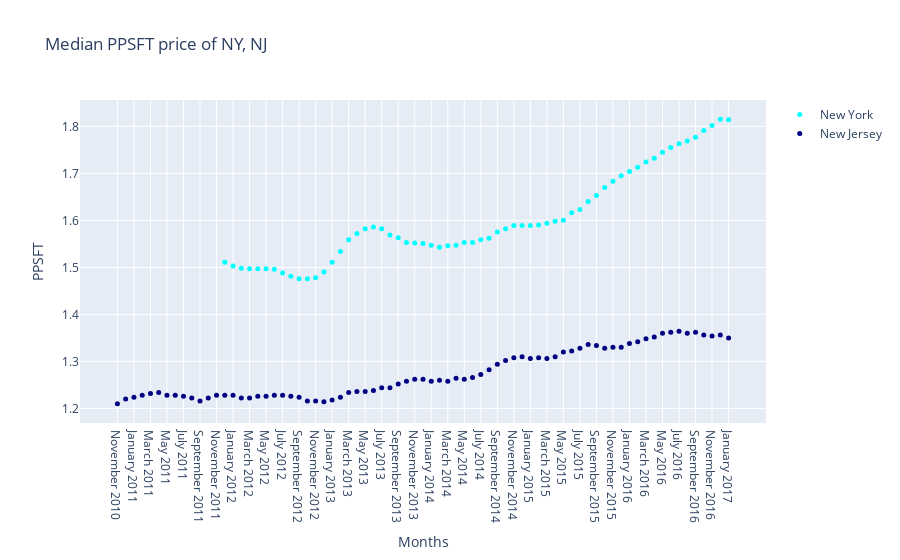
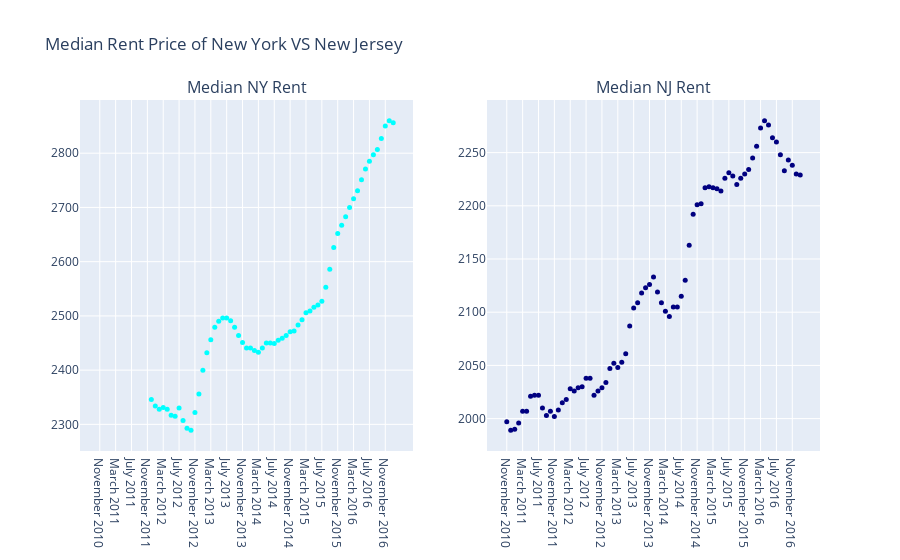

Here is the notebook cell these charts were saved with, in order:
### Code cell
stat1 = list(set([x for x in ny["State"]]))
#np.median(ny[ny["State"]==stat[0]][months], axis = 0)

# For Scatter Plot
trace1 = go.Scatter(x=months,
                    y=np.nanmedian(ny[ny["State"] == stat1[2]]
                                   [months], axis=0),
                    mode='markers', marker=dict(size=5, color=('aqua')),
                    name="New York")
trace2 = go.Scatter(x=months,
                    y=np.nanmedian(ny[ny["State"] == stat1[0]]
                                   [months], axis=0),
                    mode='markers', marker=dict(size=5, color=('navy')),
                    name="New Jersey")

layout = go.Layout(title="Median PPSFT price of NY, NJ",
                   xaxis=dict(title="Months"), yaxis=dict(title="PPSFT"))

data = [trace1, trace2]
fig = go.Figure(data=data, layout=layout)
py.iplot(fig)


trace1 = go.Scatter(x=months,
                    y=np.nanmedian(
                        ny_r[ny_r["State"] == stat1[2]][months], axis=0),
                    mode='markers', marker=dict(size=5, color=('aqua')),
                    name="New York")
trace2 = go.Scatter(x=months,
                    y=np.nanmedian(
                        ny_r[ny_r["State"] == stat1[0]][months], axis=0),
                    mode='markers', marker=dict(size=5, color=('navy')),
                    name="New Jersey")


fig = tools.make_subplots(rows=1, cols=2, subplot_titles=(
    'Median NY Rent', 'Median NJ Rent'))
fig.append_trace(trace1, 1, 1)
fig.append_trace(trace2, 1, 2)

fig['layout'].update(
    showlegend=False, title='Median Rent Price of New York VS New Jersey')
py.iplot(fig)


# Box Plot block of code:
ny_gr = ny.groupby("State")[months].median()
print(ny_gr)
trace0 = go.Box(y=ny_gr.loc["NJ"], name="New Jersey", fillcolor='navy')
trace1 = go.Box(y=ny_gr.loc["NY"], name="New York", fillcolor='lime')
trace2 = go.Box(y=ny_gr.loc["PA"], name="Pensylvania", fillcolor='aqua')

layout = go.Layout(title=" Boxplot of NY, NJ, PA")
data = [trace0, trace1, trace2]
fig = go.Figure(data=data, layout=layout)
py.iplot(fig)

### Figure 1 — Plotly figure (JSON) as saved in the notebook; plotly's stock layout.template omitted (floating-point values rounded to 4 significant figures)
{"data": [{"marker": {"color": "aqua", "size": 5}, "mode": "markers", "name": "New York", "type": "scatter", "x": ["November 2010", "December 2010", "January 2011", "February 2011", "March 2011", "April 2011", "May 2011", "June 2011", "July 2011", "August 2011", "September 2011", "October 2011", "November 2011", "December 2011", "January 2012", "February 2012", "March 2012", "April 2012", "May 2012", "June 2012", "July 2012", "August 2012", "September 2012", "October 2012", "November 2012", "December 2012", "January 2013", "February 2013", "March 2013", "April 2013", "May 2013", "June 2013", "July 2013", "August 2013", "September 2013", "October 2013", "November 2013", "December 2013", "January 2014", "February 2014", "March 2014", "April 2014", "May 2014", "June 2014", "July 2014", "August 2014", "September 2014", "October 2014", "November 2014", "December 2014", "January 2015", "February 2015", "March 2015", "April 2015", "May 2015", "June 2015", "July 2015", "August 2015", "September 2015", "October 2015", "November 2015", "December 2015", "January 2016", "February 2016", "March 2016", "April 2016", "May 2016", "June 2016", "July 2016", "August 2016", "September 2016", "October 2016", "November 2016", "December 2016", "January 2017"], "y": [null, null, null, null, null, null, null, null, null, null, null, null, null, 1.511, 1.503, 1.498, 1.497, 1.497, 1.497, 1.496, 1.488, 1.481, 1.476, 1.476, 1.478, 1.49, 1.511, 1.534, 1.559, 1.572, 1.582, 1.586, 1.582, 1.569, 1.563, 1.553, 1.552, 1.551, 1.547, 1.543, 1.546, 1.547, 1.553, 1.553, 1.559, 1.562, 1.575, 1.582, 1.589, 1.589, 1.589, 1.59, 1.594, 1.598, 1.6, 1.616, 1.623, 1.64, 1.653, 1.67, 1.683, 1.695, 1.704, 1.713, 1.724, 1.732, 1.745, 1.755, 1.763, 1.769, 1.777, 1.791, 1.802, 1.815, 1.814]}, {"marker": {"color": "navy", "size": 5}, "mode": "markers", "name": "New Jersey", "type": "scatter", "x": ["November 2010", "December 2010", "January 2011", "February 2011", "March 2011", "April 2011", "May 2011", "June 2011", "July 2011", "August 2011", "September 2011", "October 2011", "November 2011", "December 2011", "January 2012", "February 2012", "March 2012", "April 2012", "May 2012", "June 2012", "July 2012", "August 2012", "September 2012", "October 2012", "November 2012", "December 2012", "January 2013", "February 2013", "March 2013", "April 2013", "May 2013", "June 2013", "July 2013", "August 2013", "September 2013", "October 2013", "November 2013", "December 2013", "January 2014", "February 2014", "March 2014", "April 2014", "May 2014", "June 2014", "July 2014", "August 2014", "September 2014", "October 2014", "November 2014", "December 2014", "January 2015", "February 2015", "March 2015", "April 2015", "May 2015", "June 2015", "July 2015", "August 2015", "September 2015", "October 2015", "November 2015", "December 2015", "January 2016", "February 2016", "March 2016", "April 2016", "May 2016", "June 2016", "July 2016", "August 2016", "September 2016", "October 2016", "November 2016", "December 2016", "January 2017"], "y": [1.21, 1.22, 1.224, 1.228, 1.232, 1.234, 1.228, 1.228, 1.226, 1.222, 1.216, 1.222, 1.228, 1.228, 1.228, 1.222, 1.222, 1.226, 1.226, 1.228, 1.228, 1.226, 1.224, 1.216, 1.216, 1.214, 1.218, 1.224, 1.234, 1.236, 1.236, 1.238, 1.244, 1.244, 1.252, 1.258, 1.262, 1.262, 1.258, 1.26, 1.258, 1.264, 1.262, 1.266, 1.272, 1.282, 1.294, 1.302, 1.308, 1.31, 1.306, 1.308, 1.306, 1.31, 1.32, 1.322, 1.328, 1.336, 1.334, 1.328, 1.33, 1.33, 1.338, 1.342, 1.348, 1.352, 1.36, 1.362, 1.364, 1.36, 1.362, 1.356, 1.354, 1.356, 1.35]}], "layout": {"title": {"text": "Median PPSFT price of NY, NJ"}, "xaxis": {"title": {"text": "Months"}}, "yaxis": {"title": {"text": "PPSFT"}}}}

### Figure 2 — Plotly figure (JSON) as saved in the notebook; plotly's stock layout.template omitted (floating-point values rounded to 4 significant figures)
{"data": [{"marker": {"color": "aqua", "size": 5}, "mode": "markers", "name": "New York", "type": "scatter", "x": ["November 2010", "December 2010", "January 2011", "February 2011", "March 2011", "April 2011", "May 2011", "June 2011", "July 2011", "August 2011", "September 2011", "October 2011", "November 2011", "December 2011", "January 2012", "February 2012", "March 2012", "April 2012", "May 2012", "June 2012", "July 2012", "August 2012", "September 2012", "October 2012", "November 2012", "December 2012", "January 2013", "February 2013", "March 2013", "April 2013", "May 2013", "June 2013", "July 2013", "August 2013", "September 2013", "October 2013", "November 2013", "December 2013", "January 2014", "February 2014", "March 2014", "April 2014", "May 2014", "June 2014", "July 2014", "August 2014", "September 2014", "October 2014", "November 2014", "December 2014", "January 2015", "February 2015", "March 2015", "April 2015", "May 2015", "June 2015", "July 2015", "August 2015", "September 2015", "October 2015", "November 2015", "December 2015", "January 2016", "February 2016", "March 2016", "April 2016", "May 2016", "June 2016", "July 2016", "August 2016", "September 2016", "October 2016", "November 2016", "December 2016", "January 2017"], "xaxis": "x", "y": [null, null, null, null, null, null, null, null, null, null, null, null, null, 2346, 2334, 2328, 2331, 2328, 2317, 2315, 2330, 2307, 2293, 2289, 2322, 2356, 2400, 2432, 2456, 2479, 2490, 2496, 2496, 2491, 2479, 2464, 2451, 2441, 2441, 2436, 2433, 2441, 2450, 2450, 2449, 2455, 2459, 2464, 2471, 2472, 2483, 2493, 2506, 2509, 2516, 2520, 2527, 2553, 2586, 2626, 2652, 2667, 2683, 2700, 2716, 2731, 2751, 2771, 2785, 2797, 2807, 2827, 2850, 2860, 2856], "yaxis": "y"}, {"marker": {"color": "navy", "size": 5}, "mode": "markers", "name": "New Jersey", "type": "scatter", "x": ["November 2010", "December 2010", "January 2011", "February 2011", "March 2011", "April 2011", "May 2011", "June 2011", "July 2011", "August 2011", "September 2011", "October 2011", "November 2011", "December 2011", "January 2012", "February 2012", "March 2012", "April 2012", "May 2012", "June 2012", "July 2012", "August 2012", "September 2012", "October 2012", "November 2012", "December 2012", "January 2013", "February 2013", "March 2013", "April 2013", "May 2013", "June 2013", "July 2013", "August 2013", "September 2013", "October 2013", "November 2013", "December 2013", "January 2014", "February 2014", "March 2014", "April 2014", "May 2014", "June 2014", "July 2014", "August 2014", "September 2014", "October 2014", "November 2014", "December 2014", "January 2015", "February 2015", "March 2015", "April 2015", "May 2015", "June 2015", "July 2015", "August 2015", "September 2015", "October 2015", "November 2015", "December 2015", "January 2016", "February 2016", "March 2016", "April 2016", "May 2016", "June 2016", "July 2016", "August 2016", "September 2016", "October 2016", "November 2016", "December 2016", "January 2017"], "xaxis": "x2", "y": [1997, 1989, 1990, 1996, 2007, 2007, 2021, 2022, 2022, 2010, 2003, 2007, 2002, 2008, 2015, 2018, 2028, 2026, 2029, 2030, 2038, 2038, 2022, 2026, 2029, 2034, 2047, 2052, 2048, 2053, 2061, 2087, 2104, 2109, 2118, 2123, 2126, 2133, 2119, 2109, 2101, 2096, 2105, 2105, 2115, 2130, 2163, 2192, 2201, 2202, 2217, 2218, 2217, 2216, 2214, 2226, 2231, 2228, 2220, 2226, 2230, 2234, 2245, 2256, 2273, 2280, 2276, 2264, 2260, 2248, 2233, 2243, 2238, 2230, 2229], "yaxis": "y2"}], "layout": {"annotations": [{"font": {"size": 16}, "showarrow": false, "text": "Median NY Rent", "x": 0.225, "xanchor": "center", "xref": "paper", "y": 1, "yanchor": "bottom", "yref": "paper"}, {"font": {"size": 16}, "showarrow": false, "text": "Median NJ Rent", "x": 0.775, "xanchor": "center", "xref": "paper", "y": 1, "yanchor": "bottom", "yref": "paper"}], "showlegend": false, "title": {"text": "Median Rent Price of New York VS New Jersey"}, "xaxis": {"anchor": "y", "domain": [0, 0.45]}, "xaxis2": {"anchor": "y2", "domain": [0.55, 1]}, "yaxis": {"anchor": "x", "domain": [0, 1]}, "yaxis2": {"anchor": "x2", "domain": [0, 1]}}}
